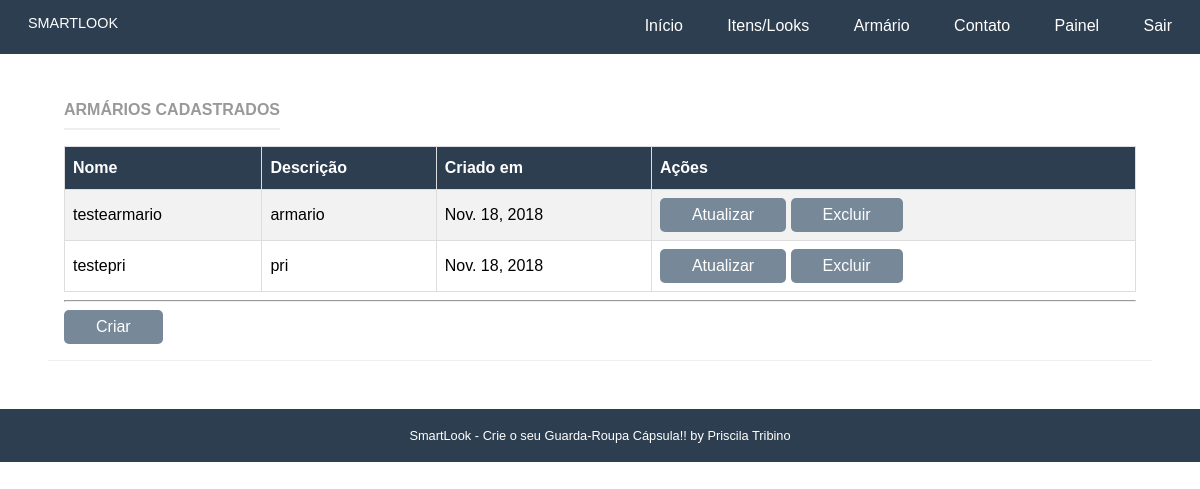
Page /armario/armarios/ (signed in) on the committed database.
### armario/models.py (models this page shows, shortened)
class Armario(models.Model):
    name = models.CharField('Nome', max_length=50, blank=False)
    slug = models.SlugField('Atalho')
    descricao = models.CharField('Descrição', max_length=100, blank=True)
    created_at = models.DateField('Criado em', auto_now_add=True)
    updated_at = models.DateField('Atualizado em', auto_now=True)
    user = models.ForeignKey(User, blank=False, on_delete=models.PROTECT, related_name='user')
    objetos = models.Manager()

### armario/views.py (the view)
# urls.py: path('armarios/', ArmarioListView.as_view(), name="lista_armarios"),
class ArmarioListView(ListView):
    template_name = "armario/lista.html"
    model = Armario
    fields = '__all__'
    context_object_name = "armario"

### armario/templates/armario/lista.html (shortened to what this page needs)
{% extends "base.html" %}
{% load static %}
{% load staticfiles %}
{% block content %}
<div class="pure-g-r content-ribbon">
  <div class="pure-u-1">
    <div class="l-box">
      <div class="card">
          <h4 class="content-subhead">Armários Cadastrados</h4>
          {% if armario|length > 0 %}
            <table id="customers">
              <tr>
                <th >Nome</th>
                <th class="th-sm">Descrição</th>
                <th class="th-sm">Criado em</th>
                <th class="th-sm">Ações</th>
              </tr>
              {% for armario in armario %}
                <tr>
                  <td> {{ armario.name}}</td>
                  <td> {{ armario.descricao }}</td>
                  <td> {{ armario.created_at }}</td>
                  <td>
                    <a href="{% url 'armario:atualiza_armarios' pk=armario.id %}"
                       class="pure-button primary-button">Atualizar </a>
                    <a href="{% url 'armario:deleta_armario' pk=armario.id %}"
                      class="pure-button primary-button">Excluir</a>
                  </td>
                </tr>
              {% endfor %}
            </table>
        {% else %}
          <div class="content-subhead"></div> <br>
          <p class="content"> <b>Nenhum Armário cadastrado.</b></p>
          <p class="content">Crie já o seu!! Se precisar de ajuda, fale com a <a href= "#">Stella!</a> </p>
          </div>
        {% endif %}
          <hr />
          <div class="text-right">
            <a href="{% url 'armario:armario_cadastrar' %}" class="pure-button primary-button">Criar</a>
           <br>
          </div>
        </div>
      </div>
    </div>
  </div>
{% endblock %}

### core/static/css/pure-min.css (style rules this page uses)
html { font-size:100%;-ms-text-size-adjust:100%;-webkit-text-size-adjust:100% }
html,button,input,select,textarea { font-family:sans-serif }
body { margin:0 }
h4 { font-size:1em;margin:1.33em 0 }
hr { -moz-box-sizing:content-box;box-sizing:content-box;height:0 }
table { border-collapse:collapse;border-spacing:0 }
.pure-button { display:inline-block;*display:inline;zoom:1;line-height:normal;white-space:nowrap;vertical-align:baseline;text-align:center;cursor:pointer;-webkit-user-drag:none;-webkit-user-select:none;-moz-user-select:none;-ms-user-select:none;user-select:none }
.pure-button { font-size:100%;*font-size:90%;*overflow:visible;padding:.5em 1.5em;color:#444;color:rgba(0,0,0,.8);*color:#444;border:1px solid #999;border:0 rgba(0,0,0,0);background-color:#E6E6E6;text-decoration:none;border-radius:2px;-webkit-transition:.1s linear -webkit-box-shadow;-moz-transition:.1s linear -moz-box-shadow;-ms-transition:.1s linear box-shadow;-o-transition:.1s linear box-shadow;transition:.1s linear box-shadow }
.pure-u-1,.pure-u-1-2,.pure-u-1-3,.pure-u-2-3,.pure-u-1-4,.pure-u-3-4,.pure-u-1-5,.pure-u-2-5,.pure-u-3-5,.pure-u-4-5,.pure-u-1-6,.pure-u-5-6,.pure-u-1-8,.pure-u-3-8,.pure-u-5-8,.pure-u-7-8,.pure-u-1-12,.pure-u-5-12,.pure-u-7-12,.pure-u-11-12,.pure-u-1-24,.pure-u-5-24,.pure-u-7-24,.pure-u-11-24,.pure-u-13-24,.pure-u-17-24,.pure-u-19-24,.pure-u-23-24 { display:inline-block;*display:inline;zoom:1;letter-spacing:normal;word-spacing:normal;vertical-align:top;text-rendering:auto }
.pure-u-1 { width:100% }
.pure-g-r { letter-spacing:-.31em;*letter-spacing:normal;*word-spacing:-.43em;font-family:FreeSans,Arimo,"Droid Sans",Helvetica,Arial,sans-serif;display:-webkit-flex;-webkit-flex-flow:row wrap;display:-ms-flexbox;-ms-flex-flow:row wrap }
.pure-g-r [class *="pure-u"] { font-family:sans-serif }

### core/static/css/styles.css (style rules this page uses)
* { -webkit-box-sizing: border-box; -moz-box-sizing: border-box; box-sizing: border-box; }
body { margin: 0 auto; line-height: 1.7em; }
.l-box { padding: 1em; }
body .primary-button { background: ##2d3e50; color: #fff; }
.content .content-subhead { color: #999; padding-bottom: 0.3em; text-transform: uppercase; margin: 0; border-bottom: 2px solid #eee; display: inline-block; }
.content .content-ribbon { margin: 3em; border-bottom: 1px solid #eee; }
.pure-button { background-color: #778899; color: white; padding: 0.5em 2em; border-radius: 5px; }
#customers { font-family: "Trebuchet MS", Arial, Helvetica, sans-serif; border-collapse: collapse; width: 100%; }
#customers td, #customers th { border: 1px solid #ddd; padding: 8px; }
#customers tr:nth-child(even) { background-color: #f2f2f2; }
#customers th { padding-top: 12px; padding-bottom: 12px; text-align: left; background-color: #2d3e50; color: white; }

### rows in the picture
Armario: name "testearmario", descricao "armario", created_at "Nov. 18, 2018"
Armario: name "testepri", descricao "pri", created_at "Nov. 18, 2018"
